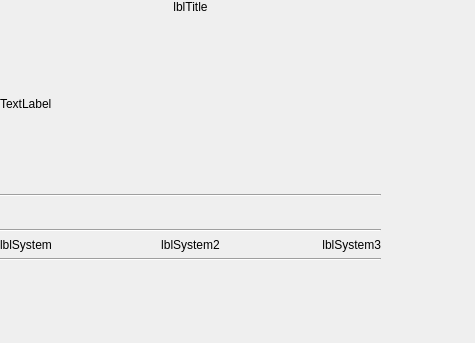
<?xml version="1.0" encoding="UTF-8"?>
<ui version="4.0">
 <class>SlideWidget</class>
 <widget class="QWidget" name="SlideWidget">
  <property name="geometry">
   <rect>
    <x>0</x>
    <y>0</y>
    <width>475</width>
    <height>343</height>
   </rect>
  </property>
  <property name="windowTitle">
   <string>Form</string>
  </property>
  <widget class="QWidget" name="layoutWidget">
   <property name="geometry">
    <rect>
     <x>0</x>
     <y>0</y>
     <width>381</width>
     <height>261</height>
    </rect>
   </property>
   <layout class="QVBoxLayout" name="verticalLayout">
    <item>
     <layout class="QHBoxLayout" name="horizontalLayout_3">
      <item>
       <widget class="QLabel" name="lblTitle">
        <property name="sizePolicy">
         <sizepolicy hsizetype="Maximum" vsizetype="Preferred">
          <horstretch>0</horstretch>
          <verstretch>0</verstretch>
         </sizepolicy>
        </property>
        <property name="text">
         <string>lblTitle</string>
        </property>
        <property name="alignment">
         <set>Qt::AlignCenter</set>
        </property>
       </widget>
      </item>
     </layout>
    </item>
    <item>
     <widget class="QLabel" name="labelView">
      <property name="sizePolicy">
       <sizepolicy hsizetype="Expanding" vsizetype="Expanding">
        <horstretch>0</horstretch>
        <verstretch>0</verstretch>
       </sizepolicy>
      </property>
      <property name="text">
       <string>TextLabel</string>
      </property>
     </widget>
    </item>
    <item>
     <widget class="Line" name="line_2">
      <property name="sizePolicy">
       <sizepolicy hsizetype="Minimum" vsizetype="Fixed">
        <horstretch>0</horstretch>
        <verstretch>0</verstretch>
       </sizepolicy>
      </property>
      <property name="orientation">
       <enum>Qt::Horizontal</enum>
      </property>
     </widget>
    </item>
    <item>
     <layout class="QHBoxLayout" name="horizontalLayout_2">
      <item>
       <widget class="ScrollText" name="lblMessage" native="true">
        <property name="sizePolicy">
         <sizepolicy hsizetype="Expanding" vsizetype="Fixed">
          <horstretch>0</horstretch>
          <verstretch>0</verstretch>
         </sizepolicy>
        </property>
        <property name="minimumSize">
         <size>
          <width>0</width>
          <height>20</height>
         </size>
        </property>
       </widget>
      </item>
     </layout>
    </item>
    <item>
     <widget class="Line" name="line">
      <property name="orientation">
       <enum>Qt::Horizontal</enum>
      </property>
     </widget>
    </item>
    <item>
     <layout class="QHBoxLayout" name="horizontalLayout">
      <item>
       <widget class="QLabel" name="lblSystem">
        <property name="text">
         <string>lblSystem</string>
        </property>
       </widget>
      </item>
      <item>
       <widget class="QLabel" name="lblSystem2">
        <property name="text">
         <string>lblSystem2</string>
        </property>
        <property name="alignment">
         <set>Qt::AlignCenter</set>
        </property>
       </widget>
      </item>
      <item>
       <widget class="QLabel" name="lblSystem3">
        <property name="text">
         <string>lblSystem3</string>
        </property>
        <property name="alignment">
         <set>Qt::AlignRight|Qt::AlignTrailing|Qt::AlignVCenter</set>
        </property>
       </widget>
      </item>
     </layout>
    </item>
    <item>
     <widget class="Line" name="line_3">
      <property name="sizePolicy">
       <sizepolicy hsizetype="Minimum" vsizetype="Fixed">
        <horstretch>0</horstretch>
        <verstretch>0</verstretch>
       </sizepolicy>
      </property>
      <property name="orientation">
       <enum>Qt::Horizontal</enum>
      </property>
     </widget>
    </item>
   </layout>
  </widget>
 </widget>
 <customwidgets>
  <customwidget>
   <class>ScrollText</class>
   <extends>QWidget</extends>
   <header>scrolltext.h</header>
   <container>1</container>
  </customwidget>
 </customwidgets>
 <resources/>
 <connections/>
</ui>
